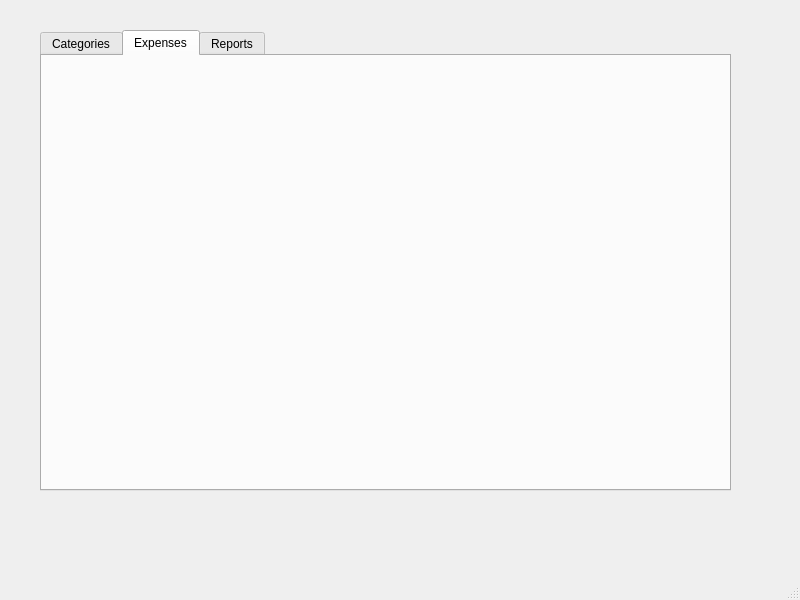
<?xml version="1.0" encoding="UTF-8"?>
<ui version="4.0">
 <class>MainWindow</class>
 <widget class="QMainWindow" name="MainWindow">
  <property name="geometry">
   <rect>
    <x>0</x>
    <y>0</y>
    <width>800</width>
    <height>600</height>
   </rect>
  </property>
  <property name="windowTitle">
   <string>MainWindow</string>
  </property>
  <widget class="QWidget" name="centralwidget">
   <widget class="QTabWidget" name="twtMain">
    <property name="geometry">
     <rect>
      <x>40</x>
      <y>30</y>
      <width>691</width>
      <height>461</height>
     </rect>
    </property>
    <property name="currentIndex">
     <number>1</number>
    </property>
    <widget class="QWidget" name="tabCategories">
     <attribute name="title">
      <string>Categories</string>
     </attribute>
    </widget>
    <widget class="QWidget" name="tabExpenses">
     <attribute name="title">
      <string>Expenses</string>
     </attribute>
    </widget>
    <widget class="QWidget" name="tabReports">
     <attribute name="title">
      <string>Reports</string>
     </attribute>
    </widget>
   </widget>
  </widget>
  <widget class="QMenuBar" name="menubar">
   <property name="geometry">
    <rect>
     <x>0</x>
     <y>0</y>
     <width>800</width>
     <height>26</height>
    </rect>
   </property>
  </widget>
  <widget class="QStatusBar" name="statusbar"/>
 </widget>
 <resources/>
 <connections/>
</ui>
